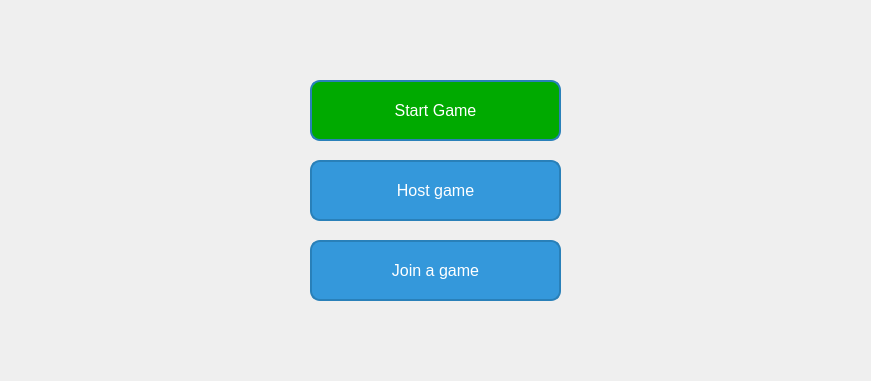
<?xml version="1.0" encoding="UTF-8"?>
<ui version="4.0">
 <class>StartWindow</class>
 <widget class="QWidget" name="StartWindow">
  <property name="geometry">
   <rect>
    <x>0</x>
    <y>0</y>
    <width>871</width>
    <height>381</height>
   </rect>
  </property>
  <property name="cursor">
   <cursorShape>PointingHandCursor</cursorShape>
  </property>
  <property name="windowIcon">
   <iconset theme="pda"/>
  </property>
  <property name="autoFillBackground">
   <bool>true</bool>
  </property>
  <property name="styleSheet">
   <string notr="true">QWidget#centralwidget {
    background-image: url(:/images/background.png);
    background-repeat: no-repeat;
    background-position: center;
}

QPushButton {
    background-color: #3498db; /* Button background color */
    color: white; /* Button text color */
    border: 2px solid #2980b9; /* Button border color */
    border-radius: 10px; /* Rounded corners */
    padding: 10px; /* Padding */
    font-size: 16px; /* Font size */
}

QPushButton:hover {
    background-color: #2980b9; /* Button background color on hover */
}

QPushButton:pressed {
    background-color: #1c598a; /* Button background color on press */
}
</string>
  </property>
  <widget class="QPushButton" name="startButton">
   <property name="geometry">
    <rect>
     <x>310</x>
     <y>80</y>
     <width>251</width>
     <height>61</height>
    </rect>
   </property>
   <property name="styleSheet">
    <string notr="true">QWidget#startButton {
background-color: rgb(0, 170, 0)
}
</string>
   </property>
   <property name="text">
    <string>Start Game</string>
   </property>
  </widget>
  <widget class="QPushButton" name="hostButton">
   <property name="geometry">
    <rect>
     <x>310</x>
     <y>160</y>
     <width>251</width>
     <height>61</height>
    </rect>
   </property>
   <property name="text">
    <string>Host game</string>
   </property>
  </widget>
  <widget class="QPushButton" name="joinButton">
   <property name="geometry">
    <rect>
     <x>310</x>
     <y>240</y>
     <width>251</width>
     <height>61</height>
    </rect>
   </property>
   <property name="text">
    <string>Join a game</string>
   </property>
  </widget>
  <widget class="QWidget" name="centalwidget" native="true">
   <property name="geometry">
    <rect>
     <x>0</x>
     <y>0</y>
     <width>871</width>
     <height>381</height>
    </rect>
   </property>
   <property name="styleSheet">
    <string notr="true">QWidget#centalwidget
 {
    background-image: url(:/images/background.png);
    background-repeat: no-repeat;
    background-position: center;
}
</string>
   </property>
  </widget>
  <zorder>centalwidget</zorder>
  <zorder>startButton</zorder>
  <zorder>hostButton</zorder>
  <zorder>joinButton</zorder>
 </widget>
 <resources/>
 <connections/>
</ui>
